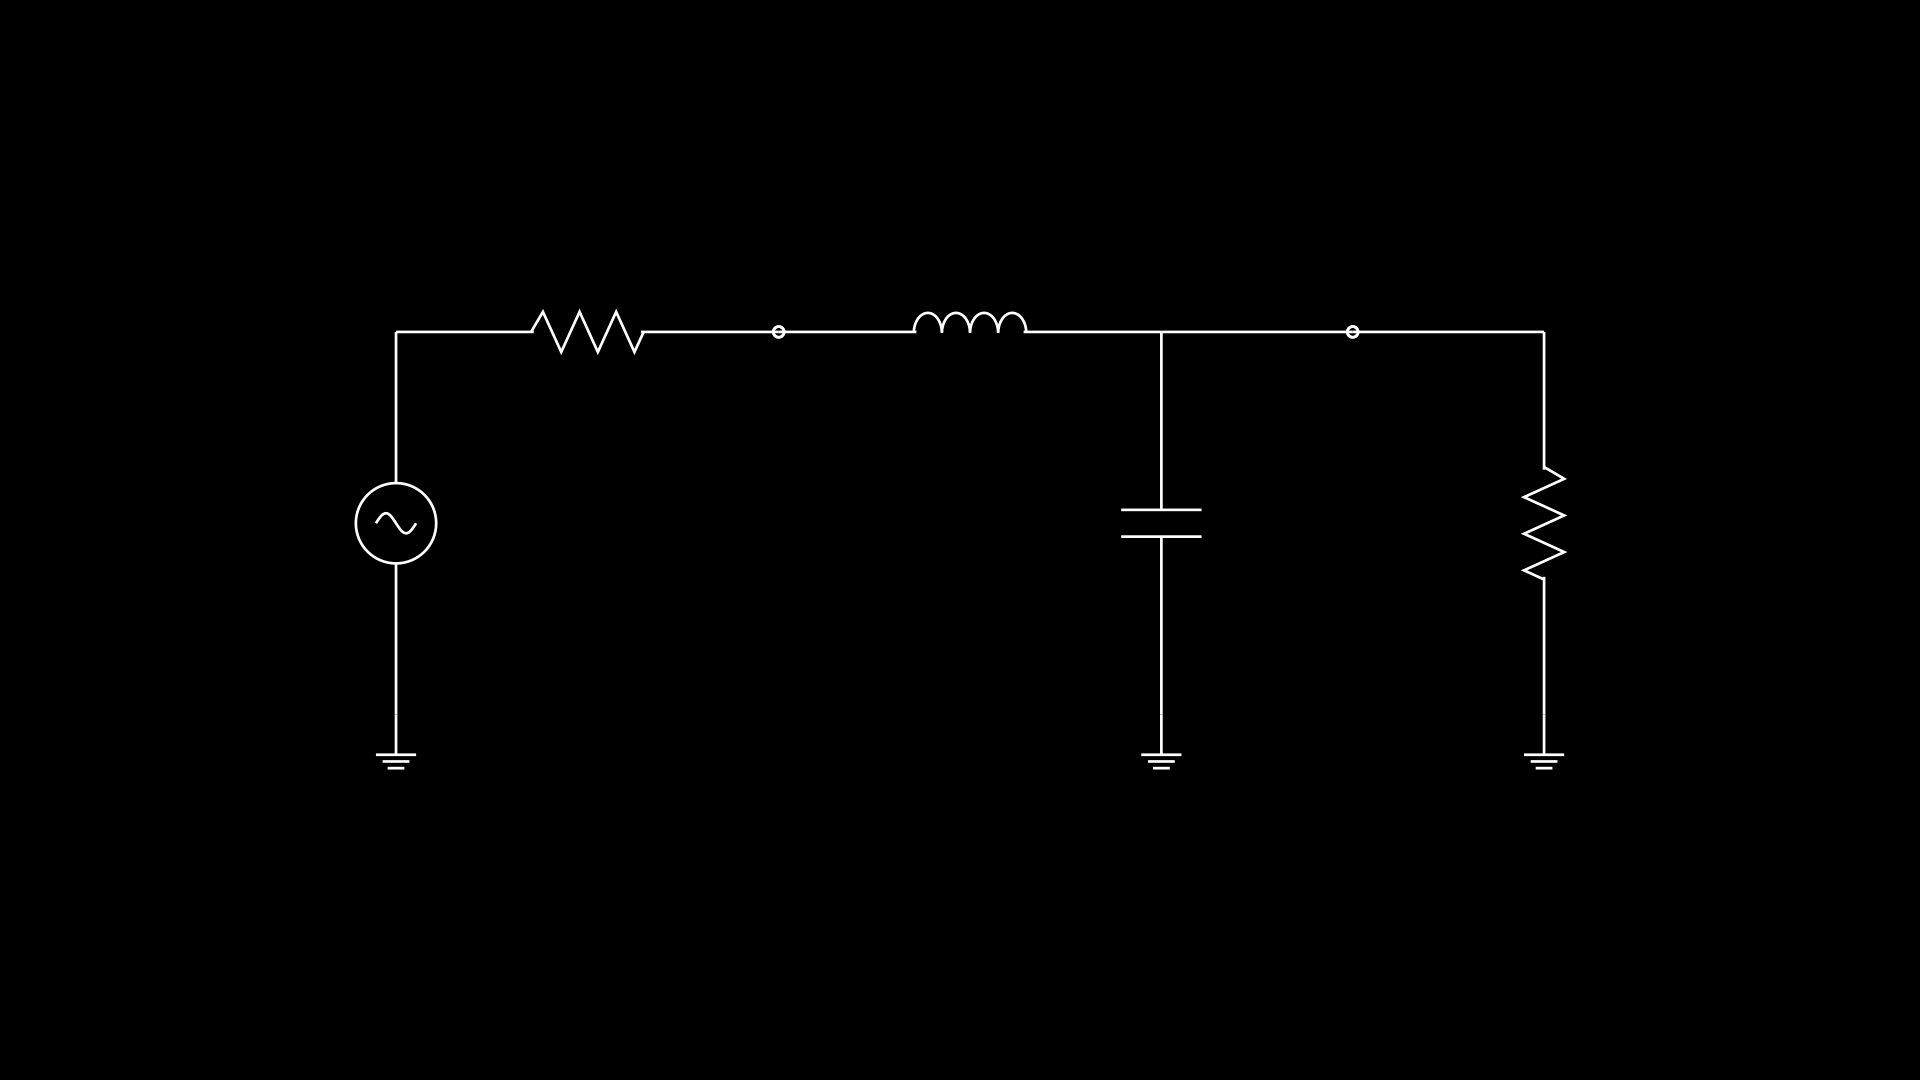

Python code for this plot:
from manim import *

class LowPass(MovingCameraScene):
    def construct(self):
        texTemplate = TexTemplate()
        texTemplate.add_to_preamble(r"\usepackage{circuitikz}")

        circuitString="""\\begin{circuitikz}[american, scale=0.5, transform shape]
            \draw (0, 0)
                to [sV] ++(0, -4) node[ground]{};
            \draw (0, 0)
                to [R, -*] ++(4, 0);
            \draw (4, 0)
                to [L] ++(4, 0);
            \draw (8, 0)
                to [C] ++(0, -4) node[ground]{};
            \draw (8, 0)
                to [short, -*] ++(2, 0);
            \draw (10, 0)
                to [short] ++(2, 0);
            \draw (12, 0)
                to [R] ++(0, -4) node[ground]{};
	    \end{circuitikz}"""

        circuit=Tex(circuitString, tex_template=texTemplate, stroke_width=2, fill_opacity=0)
        self.add(circuit)

with tempconfig({"quality": "high_quality", "preview": True, "disable_caching": False}):
    scene = LowPass()
    scene.render()
